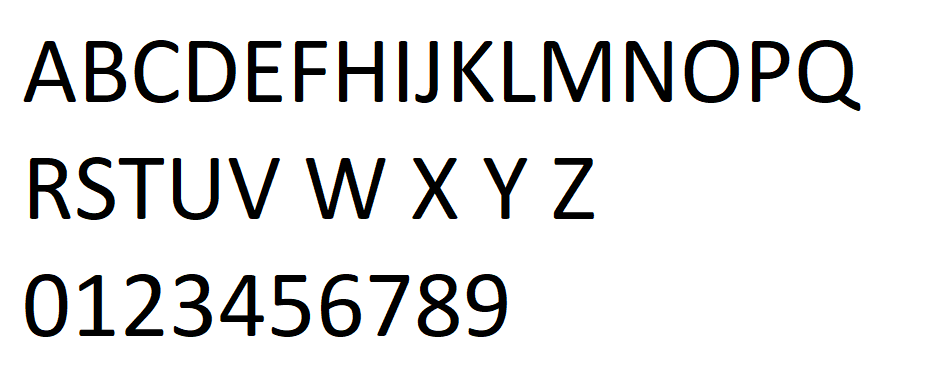
#> input picture assets/chiffre_lettre.jpg, 935 x 370 px
$ jupyter execute --allow-errors OpenCV.ipynb   (older library calls are emulated)
#> lines starting #> are read from the running program, lines starting #| are printed output that depends on the picture; after the words box and inside, x2 and y2 are one past the last pixel; in counts of white or black regions, pixels touching at a corner belong together
[cell 1]
import cv2
import numpy as np
import matplotlib.pyplot as plt
from keras.models import load_model

path = "assets/"
# img_originale = cv2.imread(path + "formation_data_ia.jpeg")
img_originale = cv2.imread(path + "chiffre_lettre.jpg")
#> img_originale is the input picture: shape (370, 935, 3); mean B, G, R 228.2, 228.2, 228.2

import pickle
# model = pickle.load(open("Thomas_CNN.h5","rb"))
#> (the rest of this cell did not finish here and is left out)

[cell 2]
def resize_image(img, size=(20,20)):

    h, w = img.shape[:2]

    if h == w:
        return cv2.resize(img, size, cv2.INTER_AREA)

    dif = h if h > w else w


    if dif > (size[0] + size[1]):
        interpolation = cv2.INTER_AREA
    else:
        interpolation = cv2.INTER_CUBIC

    x_pos = (dif - w)//2
    y_pos = (dif - h)//2

    mask = np.zeros((dif, dif), dtype=img.dtype)
    mask[y_pos:y_pos+h, x_pos:x_pos+w] = img[:h, :w]

    return cv2.resize(mask, size, interpolation)

def evaluate(image_lettre):

    alphabet = ['A','B','C','D','E','F','G','H','I','J','K','L','M','N','O','P','Q','R','S','T','U','V','W','X','Y','Z', '0', '1', '2', '3', '4', '5', '6', '7', '8', '9']

    image_lettre = np.expand_dims(image_lettre, axis=(0,-1))
    prediction = np.argmax(model.predict(image_lettre) , axis=1)[0]
    lettre = alphabet[prediction]

    return lettre

## Mes tests de OpenCV

[cell 3]
img_traite = img_originale.copy()

# imgBlur = cv2.GaussianBlur(img_traite, (9, 9), 1)
img_traite = cv2.cvtColor(img_traite, cv2.COLOR_BGR2GRAY)
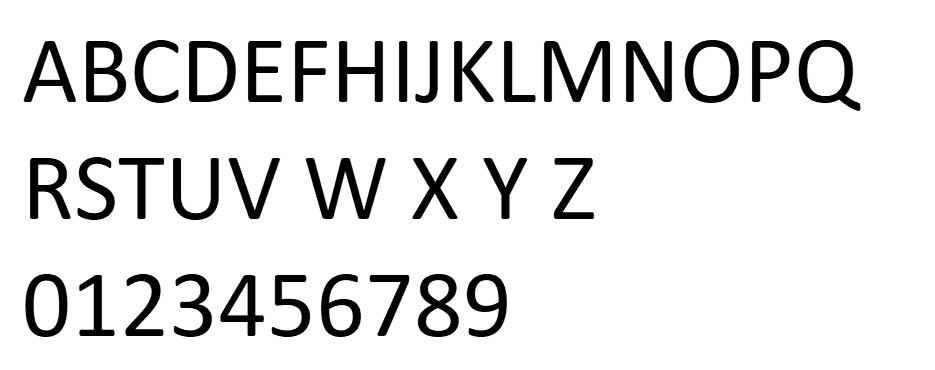
#> img_traite: shape (370, 935); min 0, max 255, mean 228.2
imgCanny = cv2.Canny(img_traite, 80, 80)
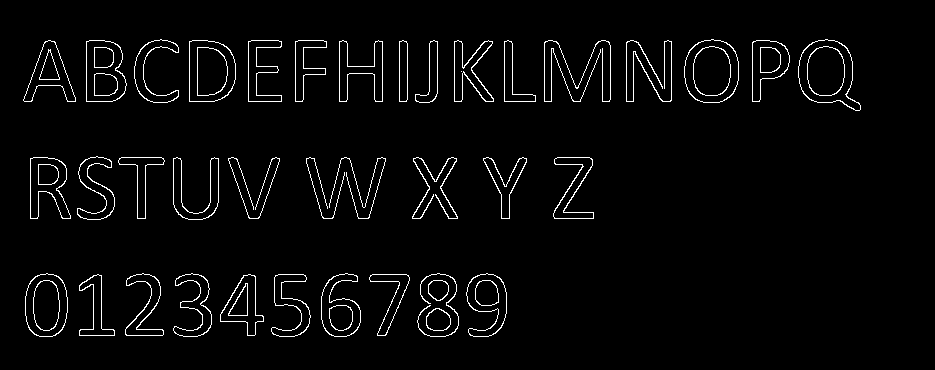
#> imgCanny: shape (370, 935); 3.1% white in thin lines or dots, all inside (x1, y1, x2, y2) = (23, 39, 861, 337)
kernel = np.ones((5, 5))
imgDil = cv2.dilate(imgCanny, kernel, iterations=1)
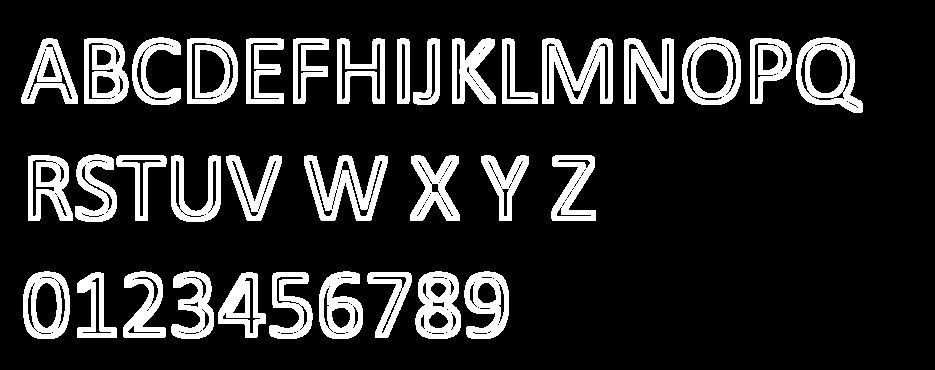
#> imgDil: shape (370, 935); 16.3% white; 35 white regions
contours = cv2.findContours(imgDil, cv2.RETR_EXTERNAL, cv2.CHAIN_APPROX_SIMPLE)
#> contours = 35 contours; largest, box (x1, y1, x2, y2) and area: (796, 37, 863, 113) 3564, (682, 37, 741, 105) 3314, (187, 38, 238, 104) 2948, (542, 38, 613, 104) 2906, (304, 155, 388, 221) 2903
contours = contours[0] if len(contours) == 2 else contours[1]
contours = [cnt for cnt in contours if cv2.contourArea(cnt) > 500 and cv2.contourArea(cnt) < 20000]

img_affichage = img_traite.copy()

#> (the rest of this cell did not finish here and is left out)

## Version originale du tutoriel

[cell 4]
def stackImages(scale,imgArray):
    rows = len(imgArray)
    cols = len(imgArray[0])
    rowsAvailable = isinstance(imgArray[0], list)
    width = imgArray[0][0].shape[1]
    height = imgArray[0][0].shape[0]
    if rowsAvailable:
        for x in range ( 0, rows):
            for y in range(0, cols):
                if imgArray[x][y].shape[:2] == imgArray[0][0].shape [:2]:
                    imgArray[x][y] = cv2.resize(imgArray[x][y], (0, 0), None, scale, scale)
                else:
                    imgArray[x][y] = cv2.resize(imgArray[x][y], (imgArray[0][0].shape[1], imgArray[0][0].shape[0]), None, scale, scale)
                if len(imgArray[x][y].shape) == 2: imgArray[x][y]= cv2.cvtColor( imgArray[x][y], cv2.COLOR_GRAY2BGR)
        imageBlank = np.zeros((height, width, 3), np.uint8)
        hor = [imageBlank]*rows
        hor_con = [imageBlank]*rows
        for x in range(0, rows):
            hor[x] = np.hstack(imgArray[x])
        ver = np.vstack(hor)
    else:
        for x in range(0, rows):
            if imgArray[x].shape[:2] == imgArray[0].shape[:2]:
                imgArray[x] = cv2.resize(imgArray[x], (0, 0), None, scale, scale)
            else:
                imgArray[x] = cv2.resize(imgArray[x], (imgArray[0].shape[1], imgArray[0].shape[0]), None,scale, scale)
            if len(imgArray[x].shape) == 2: imgArray[x] = cv2.cvtColor(imgArray[x], cv2.COLOR_GRAY2BGR)
        hor= np.hstack(imgArray)
        ver = hor
    return ver

[cell 5]
def getContours(img,imgContour):
    a, b, c = cv2.findContours(img, cv2.RETR_EXTERNAL, cv2.CHAIN_APPROX_NONE)
    contours = b

    # contours, hierarchy = cv2.findContours(img, cv2.RETR_EXTERNAL, cv2.CHAIN_APPROX_NONE)

    for cnt in contours:
        area = cv2.contourArea(cnt)
        areaMin = cv2.getTrackbarPos("AreaMin", "Parameters")
        areaMax = cv2.getTrackbarPos("AreaMax", "Parameters")
        if area > areaMin and area < areaMax:
            cv2.drawContours(imgContour, cnt, -1, (255, 0, 255), 7)
            peri = cv2.arcLength(cnt, True)
            approx = cv2.approxPolyDP(cnt, 0.02 * peri, True)
            x , y , w, h = cv2.boundingRect(approx)
            cv2.rectangle(imgContour, (x , y ), (x + w , y + h ), (0, 255, 0), 5)

            cv2.putText(imgContour, "Points: " + str(len(approx)), (x + w + 20, y + 20), cv2.FONT_HERSHEY_COMPLEX, .7, (0, 255, 0), 2)
            cv2.putText(imgContour, "Area: " + str(int(area)), (x + w + 20, y + 45), cv2.FONT_HERSHEY_COMPLEX, 0.7, (0, 255, 0), 2)

def empty(a):
    pass

[cell 6]
cv2.namedWindow("Parameters")
cv2.resizeWindow("Parameters",640,240)
cv2.createTrackbar("Threshold1","Parameters",80,255,empty)
cv2.createTrackbar("Threshold2","Parameters",80,255,empty)
cv2.createTrackbar("AreaMin","Parameters",500,3000,empty)
cv2.createTrackbar("AreaMax","Parameters",20000,50000,empty)

img = img_originale

while True:

    imgContour = img.copy()
    imgBlur = cv2.GaussianBlur(img, (9, 9), 1)
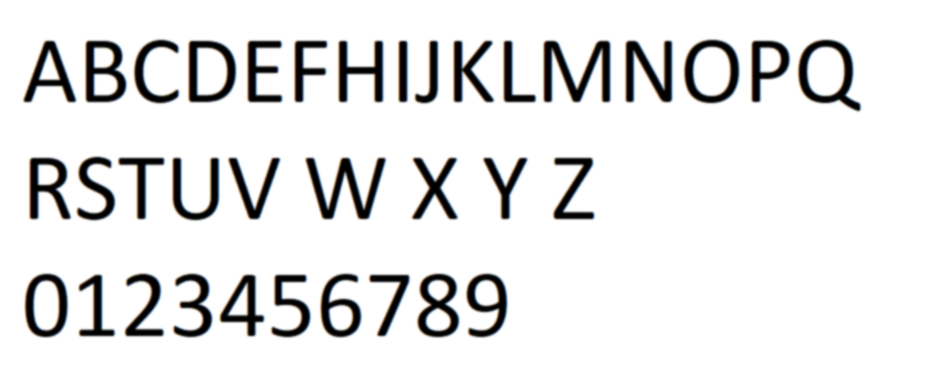
#> imgBlur: shape (370, 935, 3); mean B, G, R 228.2, 228.2, 228.2
    imgGray = cv2.cvtColor(imgBlur, cv2.COLOR_BGR2GRAY)
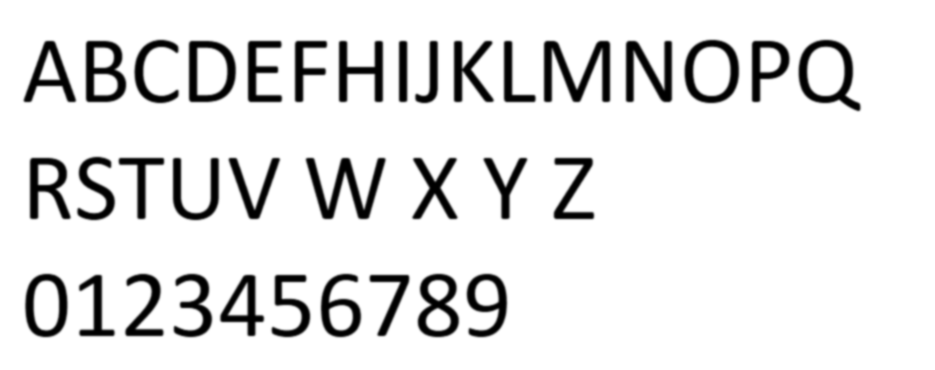
#> imgGray: shape (370, 935); min 0, max 255, mean 228.2
    threshold1 = cv2.getTrackbarPos("Threshold1", "Parameters")
    threshold2 = cv2.getTrackbarPos("Threshold2", "Parameters")
    imgCanny = cv2.Canny(imgGray, threshold1, threshold2)
#> imgCanny: shape (370, 935); 3.1% white in thin lines or dots, all inside (x1, y1, x2, y2) = (24, 39, 861, 337)
    kernel = np.ones((5, 5))
    imgDil = cv2.dilate(imgCanny, kernel, iterations=1)
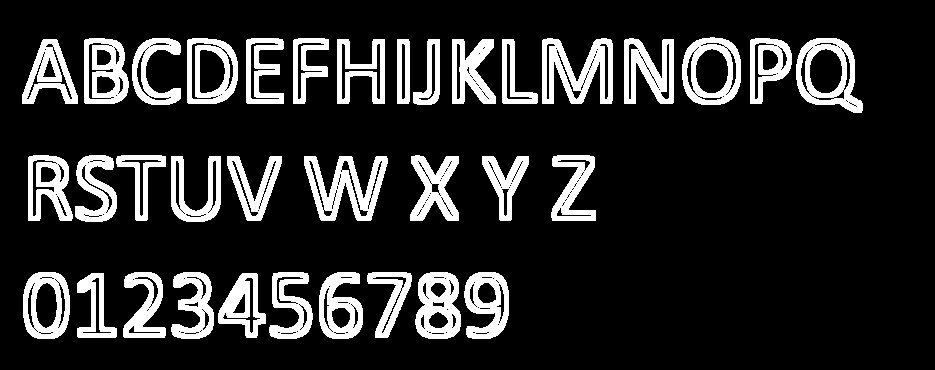
#> imgDil: shape (370, 935); 16.2% white; 35 white regions
    getContours(imgDil, imgContour)
#> in getContours, `a, b, c = cv2.findContours(img, cv2.RETR_EXTERNAL, cv2.CHAIN_APPROX_NO..`: b = 35 contours; largest, box (x1, y1, x2, y2) and area: (796, 38, 863, 113) 3554, (682, 37, 741, 105) 3310, (187, 38, 238, 104) 2940, (542, 38, 613, 104) 2900, (304, 156, 388, 221) 2875; c = 35 rows, first 6: [1, -1, -1, -1], [2, 0, -1, -1], [3, 1, -1, -1], [4, 2, -1, -1], [5, 3, -1, -1], [6, 4, -1, -1]
#> in getContours, `contours = b`: contours has the same summary as b
#> in getContours, `area = cv2.contourArea(cnt)`: area = 1749.5
#> in getContours, `peri = cv2.arcLength(cnt, True)`: peri = 201.5
#> in getContours, `approx = cv2.approxPolyDP(cnt, 0.02 * peri, True)`: approx = contour of 11 points, box (x1, y1, x2, y2) (218, 273, 266, 338), area 1729
#> in getContours, `x , y , w, h = cv2.boundingRect(approx)`: x = 218; y = 273; w = 48; h = 65
#> in getContours, `cv2.putText(imgContour, "Area: " + str(int(area)), (x + w + 20, y + 45..`:
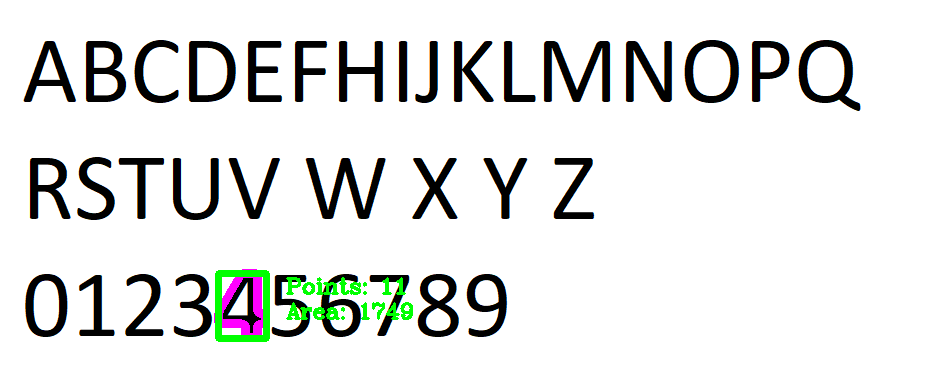
#> imgContour: shape (370, 935, 3); mean B, G, R 226.3, 227.9, 226.3
    imgStack = stackImages(0.8, ([img,imgCanny], [imgDil,imgContour]) )
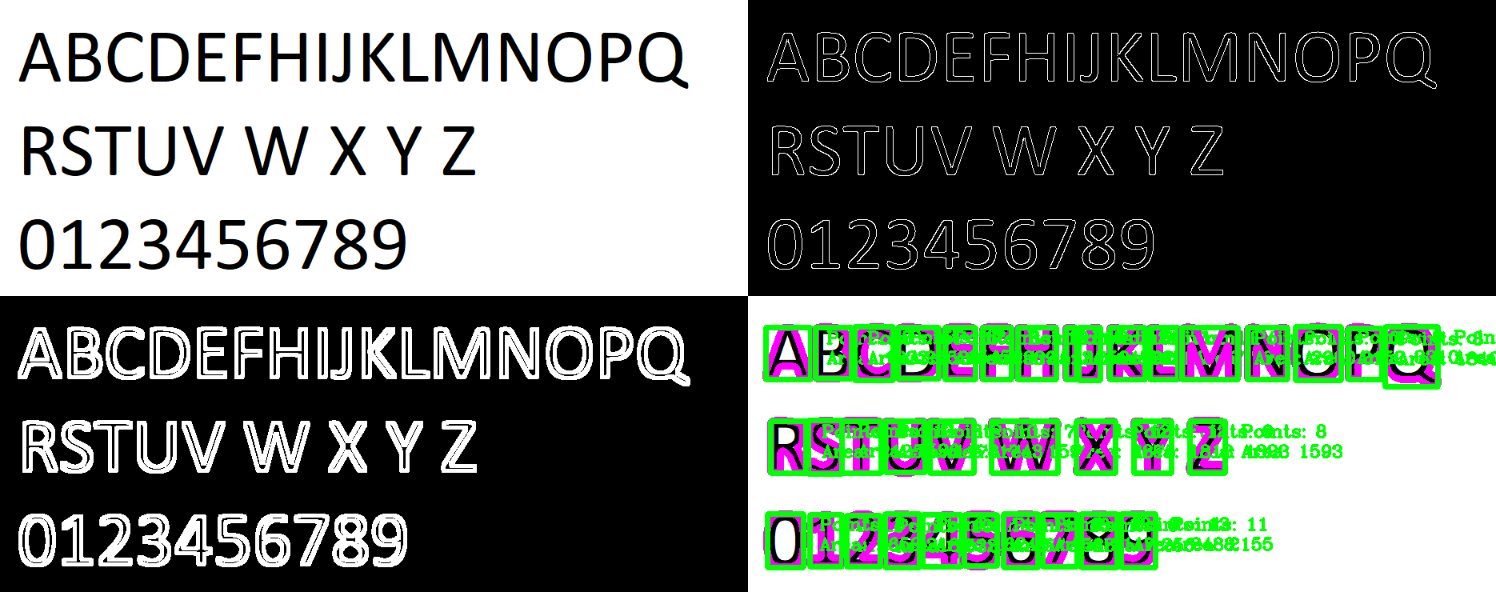
#> imgStack: shape (592, 1496, 3); mean B, G, R 114.6, 125.3, 114.6

    cv2.imshow("Result", imgStack)
    if cv2.waitKey(1) & 0xFF == ord('q'):
#> (key q is pressed here)
        break

cv2.destroyAllWindows()
